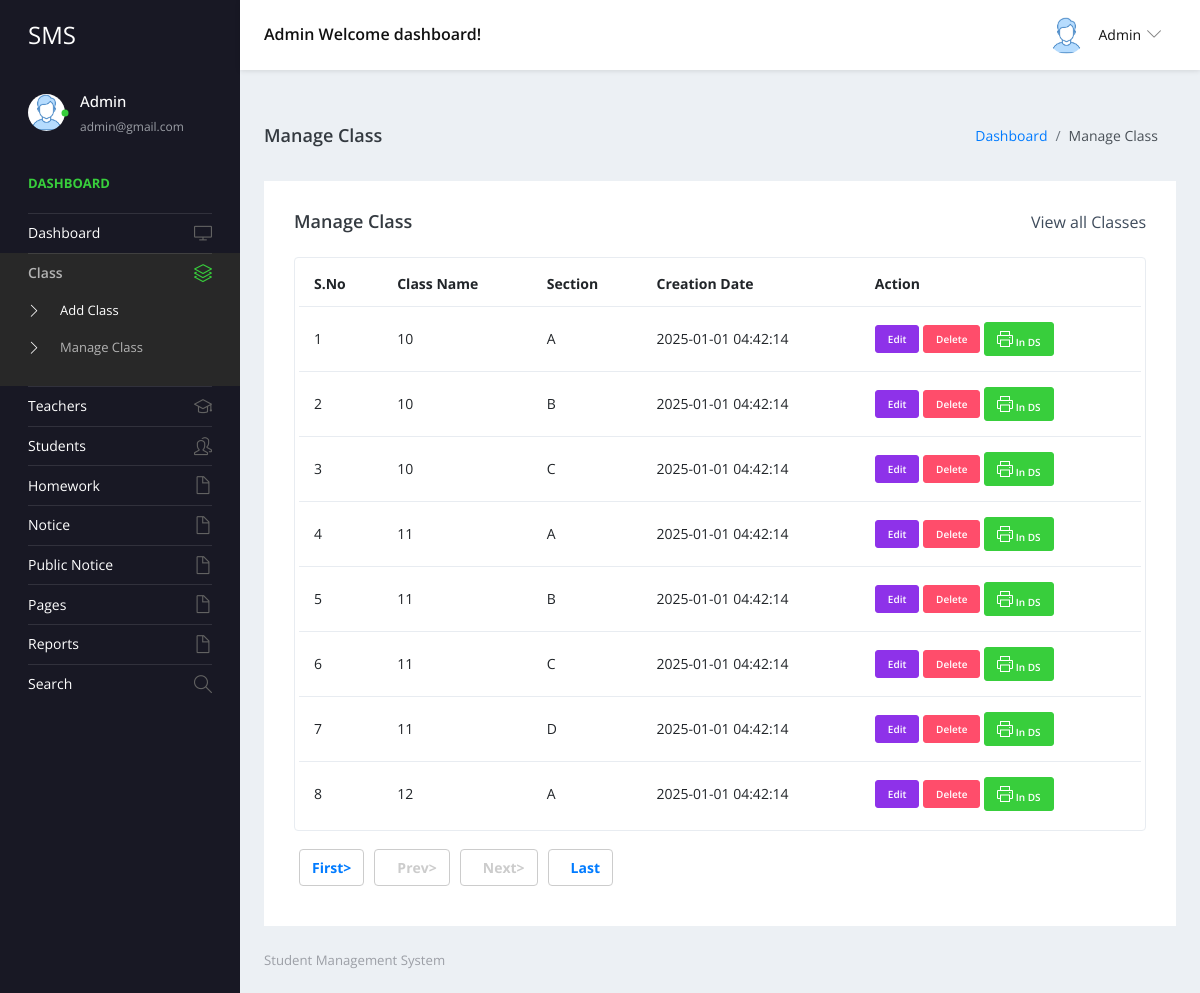
Page /studentms/admin/manage-class.php (signed in) on the committed database.
### tables this page shows
CREATE TABLE `tblclass` (
  `ID` int(5) NOT NULL,
  `ClassName` varchar(50) DEFAULT NULL,
  `Section` varchar(20) DEFAULT NULL,
  `CreationDate` timestamp NULL DEFAULT current_timestamp()
);

### studentms/admin/manage-class.php (the view, shortened to what this page needs)
<?php
include('includes/dbconnection.php');
if (strlen($_SESSION['sturecmsaid'] == 0)) {
  header('location:logout.php');
} else {
?>
  <!DOCTYPE html>
  <html lang="en">
  <head>
    <link rel="stylesheet" href="vendors/simple-line-icons/css/simple-line-icons.css">
    <link rel="stylesheet" href="vendors/flag-icon-css/css/flag-icon.min.css">
    <link rel="stylesheet" href="vendors/css/vendor.bundle.base.css">
    <link rel="stylesheet" href="./vendors/daterangepicker/daterangepicker.css">
    <link rel="stylesheet" href="./vendors/chartist/chartist.min.css">
    <link rel="stylesheet" href="./css/style.css">
  </head>
  <body>
    <div class="container-scroller">
      <?php include_once('includes/header.php'); ?>
      <div class="container-fluid page-body-wrapper">
        <?php include_once('includes/sidebar.php'); ?>
        <div class="main-panel">
          <div class="content-wrapper">
            <div class="page-header">
              <h3 class="page-title"> Manage Class </h3>
              <nav aria-label="breadcrumb">
                <ol class="breadcrumb">
                  <li class="breadcrumb-item"><a href="dashboard.php">Dashboard</a></li>
                  <li class="breadcrumb-item active" aria-current="page"> Manage Class</li>
                </ol>
              </nav>
            </div>
            <div class="row">
              <div class="col-md-12 grid-margin stretch-card">
                <div class="card">
                  <div class="card-body">
                    <div class="d-sm-flex align-items-center mb-4">
                      <h4 class="card-title mb-sm-0">Manage Class</h4>
                      <a href="#" class="text-dark ml-auto mb-3 mb-sm-0"> View all Classes</a>
                    </div>
                    <div class="table-responsive border rounded p-1">
                      <table class="table">
                        <thead>
                          <tr>
                            <th class="font-weight-bold">S.No</th>
                            <th class="font-weight-bold">Class Name</th>
                            <th class="font-weight-bold">Section</th>
                            <th class="font-weight-bold">Creation Date</th>
                            <th class="font-weight-bold">Action</th>
                          </tr>
                        </thead>
                        <tbody>
                          <?php
                          if (isset($_GET['pageno'])) {
                            $pageno = $_GET['pageno'];
                          } else {
                            $pageno = 1;
                          }
                          $no_of_records_per_page = 15;
                          $offset = ($pageno - 1) * $no_of_records_per_page;
                          $ret = "SELECT ID FROM tblclass";
                          $query1 = $dbh->prepare($ret);
                          $query1->execute();
                          $total_rows = $query1->rowCount();
                          $total_pages = ceil($total_rows / $no_of_records_per_page);
                          $sql = "SELECT * from tblclass LIMIT $offset, $no_of_records_per_page";
                          $query = $dbh->prepare($sql);
                          $query->execute();
                          $results = $query->fetchAll(PDO::FETCH_OBJ);
                          $cnt = 1;
                          if ($query->rowCount() > 0) {
                            foreach ($results as $row) {               ?>
                              <tr>
                                <td><?php echo htmlentities($cnt); ?></td>
                                <td><?php echo htmlentities($row->ClassName); ?></td>
                                <td><?php echo htmlentities($row->Section); ?></td>
                                <td><?php echo htmlentities($row->CreationDate); ?></td>
                                <td>
                                  <div>
                                    <a href="edit-class-detail.php?editid=<?php echo htmlentities($row->ID); ?>" class="btn btn-info btn-xs">Edit</a>
                                    <a href="manage-class.php?delid=<?php echo ($row->ID); ?>" onclick="return confirm('Do you really want to Delete ?');" class="btn btn-danger btn-xs"> Delete</a>
                                    <a href="print-class-students.php?classid=<?php echo htmlentities($row->ID); ?>" target="_blank" class="btn btn-success btn-xs">
                                      <i class="icon-printer"></i> In DS
                                    </a>
                                  </div>
                                </td>
                              </tr><?php $cnt = $cnt + 1;
                                  }
                                } ?>
                        </tbody>
                      </table>
                    </div>
                    <div align="left" class="mt-4">
                      <ul class="pagination">
                        <li><a href="?pageno=1"><strong>First></strong></a></li>
                        <li class="<?php if ($pageno <= 1) {
                                      echo 'disabled';
                                    } ?>">
                          <a href="<?php if ($pageno <= 1) {
                                      echo '#';
                                    } else {
                                      echo "?pageno=" . ($pageno - 1);
                                    } ?>"><strong style="padding-left: 10px">Prev></strong></a>
                        </li>
                        <li class="<?php if ($pageno >= $total_pages) {
                                      echo 'disabled';
                                    } ?>">
                          <a href="<?php if ($pageno >= $total_pages) {
                                      echo '#';
                                    } else {
                                      echo "?pageno=" . ($pageno + 1);
                                    } ?>"><strong style="padding-left: 10px">Next></strong></a>
                        </li>
                        <li><a href="?pageno=<?php echo $total_pages; ?>"><strong style="padding-left: 10px">Last</strong></a></li>
                      </ul>
                    </div>
                  </div>
                </div>
              </div>
            </div>
          </div>
          <?php include_once('includes/footer.php'); ?>
        </div>
      </div>
    </div>
  </body>
  </html><?php }  ?>

### studentms/admin/includes/header.php (shortened to what this page needs)
 <nav class="navbar default-layout-navbar col-lg-12 col-12 p-0 fixed-top d-flex flex-row">
        <div class="navbar-brand-wrapper d-flex align-items-center">
          <a class="navbar-brand brand-logo" href="dashboard.php">
            <strong style="color: white;">SMS</strong>
          </a>
        </div><?php
         $aid= $_SESSION['sturecmsaid'];
$sql="SELECT * from tbladmin where ID=:aid";
$query = $dbh -> prepare($sql);
$query->bindParam(':aid',$aid,PDO::PARAM_STR);
$query->execute();
$results=$query->fetchAll(PDO::FETCH_OBJ);
$cnt=1;
if($query->rowCount() > 0)
{
foreach($results as $row)
{               ?>
        <div class="navbar-menu-wrapper d-flex align-items-center flex-grow-1">
          <h5 class="mb-0 font-weight-medium d-none d-lg-flex"><?php  echo htmlentities($row->AdminName);?> Welcome dashboard!</h5>
          <ul class="navbar-nav navbar-nav-right ml-auto">
            <li class="nav-item dropdown d-none d-xl-inline-flex user-dropdown">
              <a class="nav-link dropdown-toggle" id="UserDropdown" href="#" data-toggle="dropdown" aria-expanded="false">
                <img class="img-xs rounded-circle ml-2" src="images/faces/face8.jpg" alt="Profile image"> <span class="font-weight-normal"> <?php  echo htmlentities($row->AdminName);?> </span></a>
                <?php $cnt=$cnt+1;}} ?>
            </li>
          </ul>
        </div>
      </nav>

### studentms/admin/includes/sidebar.php (shortened to what this page needs)
<nav class="sidebar sidebar-offcanvas" id="sidebar">
  <ul class="nav">
    <li class="nav-item nav-profile">
      <a href="#" class="nav-link">
        <div class="profile-image">
          <img class="img-xs rounded-circle" src="images/faces/face8.jpg" alt="profile image">
          <div class="dot-indicator bg-success"></div>
        </div>
        <div class="text-wrapper">
          <?php
          $aid = $_SESSION['sturecmsaid'];
          $sql = "SELECT * from tbladmin where ID=:aid";
          $query = $dbh->prepare($sql);
          $query->bindParam(':aid', $aid, PDO::PARAM_STR);
          $query->execute();
          $results = $query->fetchAll(PDO::FETCH_OBJ);
          $cnt = 1;
          if ($query->rowCount() > 0) {
            foreach ($results as $row) {               ?>
              <p class="profile-name"><?php echo htmlentities($row->AdminName); ?></p>
              <p class="designation"><?php echo htmlentities($row->Email); ?></p><?php $cnt = $cnt + 1;
                                                                                }
                                                                              } ?>
        </div>
      </a>
    </li>
    <li class="nav-item nav-category">
      <span class="nav-link">Dashboard</span>
    </li>
    <li class="nav-item">
      <a class="nav-link" href="dashboard.php">
        <span class="menu-title">Dashboard</span>
        <i class="icon-screen-desktop menu-icon"></i>
      </a>
    </li>
    <li class="nav-item">
      <a class="nav-link" data-toggle="collapse" href="#class" aria-expanded="false" aria-controls="class">
        <span class="menu-title">Class</span>
        <i class="icon-layers menu-icon"></i>
      </a>
      <div class="collapse" id="class">
        <ul class="nav flex-column sub-menu">
          <li class="nav-item"> <a class="nav-link" href="add-class.php">Add Class</a></li>
          <li class="nav-item"> <a class="nav-link" href="manage-class.php">Manage Class</a></li>
        </ul>
      </div>
    </li>
    <li class="nav-item">
      <a class="nav-link" data-toggle="collapse" href="#teachers" aria-expanded="false" aria-controls="teachers">
        <span class="menu-title">Teachers</span>
        <i class="icon-graduation menu-icon"></i>
      </a>
    </li>
    <li class="nav-item">
      <a class="nav-link" data-toggle="collapse" href="#ui-basic1" aria-expanded="false" aria-controls="ui-basic1">
        <span class="menu-title">Students</span>
        <i class="icon-people menu-icon"></i>
      </a>
    </li>
    <li class="nav-item">
      <a class="nav-link" data-toggle="collapse" href="#hw" aria-expanded="false" aria-controls="hw">
        <span class="menu-title">Homework</span>
        <i class="icon-doc menu-icon"></i>
      </a>
    </li>
    <li class="nav-item">
      <a class="nav-link" data-toggle="collapse" href="#auth" aria-expanded="false" aria-controls="auth">
        <span class="menu-title">Notice</span>
        <i class="icon-doc menu-icon"></i>
      </a>
    </li>
    <li class="nav-item">
      <a class="nav-link" data-toggle="collapse" href="#auth1" aria-expanded="false" aria-controls="auth">
        <span class="menu-title">Public Notice</span>
        <i class="icon-doc menu-icon"></i>
      </a>
    <li class="nav-item">
      <a class="nav-link" data-toggle="collapse" href="#auth2" aria-expanded="false" aria-controls="auth">
        <span class="menu-title">Pages</span>
        <i class="icon-doc menu-icon"></i>
      </a>
    </li>
    <li class="nav-item">
      <a class="nav-link" data-toggle="collapse" href="#auth22" aria-expanded="false" aria-controls="auth2">
        <span class="menu-title">Reports</span>
        <i class="icon-doc menu-icon"></i>
      </a>
    </li>
    <li class="nav-item">
      <a class="nav-link" href="search.php">
        <span class="menu-title">Search</span>
        <i class="icon-magnifier menu-icon"></i>
      </a>
    </li>
    </li>
  </ul>
</nav>

### rows in the picture
tblclass: ClassName "10", Section "A", CreationDate "2025-01-01 04:42:14"
tblclass: ClassName "10", Section "B", CreationDate "2025-01-01 04:42:14"
tblclass: ClassName "10", Section "C", CreationDate "2025-01-01 04:42:14"
tblclass: ClassName "11", Section "A", CreationDate "2025-01-01 04:42:14"
tblclass: ClassName "11", Section "B", CreationDate "2025-01-01 04:42:14"
tblclass: ClassName "11", Section "C", CreationDate "2025-01-01 04:42:14"
tblclass: ClassName "11", Section "D", CreationDate "2025-01-01 04:42:14"
tblclass: ClassName "12", Section "A", CreationDate "2025-01-01 04:42:14"

### other values in the picture
$row->AdminName "Admin"
$row->Email "admin@gmail.com"
